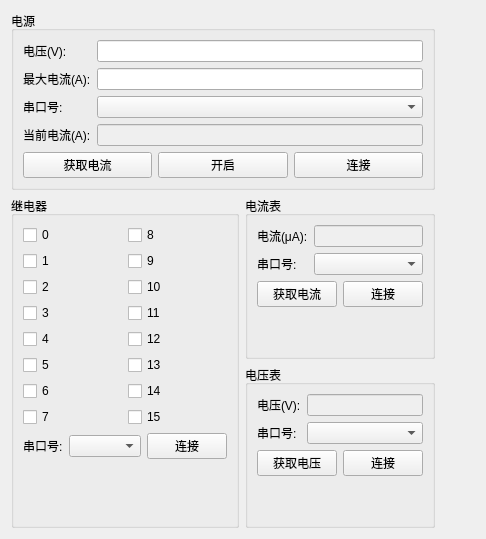
     <widget class="QWidget" name="tab_8">
      <attribute name="icon">
       <iconset resource="../Resource.qrc">
        <normaloff>:/images/Resources/images/chrome.ico</normaloff>:/images/Resources/images/chrome.ico</iconset>
      </attribute>
      <attribute name="title">
       <string>硬件</string>
      </attribute>
      <layout class="QVBoxLayout" name="verticalLayout_14">
       <item>
        <layout class="QGridLayout" name="gridLayout_8">
         <item row="1" column="0" rowspan="2">
          <widget class="QGroupBox" name="groupBox_5">
           <property name="title">
            <string>继电器</string>
           </property>
           <layout class="QVBoxLayout" name="verticalLayout_10">
            <item>
             <layout class="QGridLayout" name="gridLayout_4">
              <item row="0" column="1">
               <widget class="QCheckBox" name="relayIo8">
                <property name="text">
                 <string>8</string>
                </property>
               </widget>
              </item>
              <item row="0" column="0">
               <widget class="QCheckBox" name="relayIo0">
                <property name="text">
                 <string>0</string>
                </property>
               </widget>
              </item>
              <item row="1" column="1">
               <widget class="QCheckBox" name="relayIo9">
                <property name="text">
                 <string>9</string>
                </property>
               </widget>
              </item>
              <item row="3" column="0">
               <widget class="QCheckBox" name="relayIo3">
                <property name="text">
                 <string>3</string>
                </property>
               </widget>
              </item>
              <item row="1" column="0">
               <widget class="QCheckBox" name="relayIo1">
                <property name="text">
                 <string>1</string>
                </property>
               </widget>
              </item>
              <item row="2" column="1">
               <widget class="QCheckBox" name="relayIo10">
                <property name="text">
                 <string>10</string>
                </property>
               </widget>
              </item>
              <item row="3" column="1">
               <widget class="QCheckBox" name="relayIo11">
                <property name="text">
                 <string>11</string>
                </property>
               </widget>
              </item>
              <item row="4" column="1">
               <widget class="QCheckBox" name="relayIo12">
                <property name="text">
                 <string>12</string>
                </property>
               </widget>
              </item>
              <item row="5" column="1">
               <widget class="QCheckBox" name="relayIo13">
                <property name="text">
                 <string>13</string>
                </property>
               </widget>
              </item>
              <item row="6" column="1">
               <widget class="QCheckBox" name="relayIo14">
                <property name="text">
                 <string>14</string>
                </property>
               </widget>
              </item>
              <item row="7" column="1">
               <widget class="QCheckBox" name="relayIo15">
                <property name="text">
                 <string>15</string>
                </property>
               </widget>
              </item>
              <item row="2" column="0">
               <widget class="QCheckBox" name="relayIo2">
                <property name="text">
                 <string>2</string>
                </property>
               </widget>
              </item>
              <item row="4" column="0">
               <widget class="QCheckBox" name="relayIo4">
                <property name="text">
                 <string>4</string>
                </property>
               </widget>
              </item>
              <item row="5" column="0">
               <widget class="QCheckBox" name="relayIo5">
                <property name="text">
                 <string>5</string>
                </property>
               </widget>
              </item>
              <item row="6" column="0">
               <widget class="QCheckBox" name="relayIo6">
                <property name="text">
                 <string>6</string>
                </property>
               </widget>
              </item>
              <item row="7" column="0">
               <widget class="QCheckBox" name="relayIo7">
                <property name="text">
                 <string>7</string>
                </property>
               </widget>
              </item>
             </layout>
            </item>
            <item>
             <layout class="QHBoxLayout" name="horizontalLayout_5">
              <item>
               <widget class="QLabel" name="label_15">
                <property name="text">
                 <string>串口号:</string>
                </property>
               </widget>
              </item>
              <item>
               <widget class="QComboBox" name="relayCombo"/>
              </item>
              <item>
               <widget class="QPushButton" name="relayConnect">
                <property name="text">
                 <string>连接</string>
                </property>
                <property name="icon">
                 <iconset resource="../Resource.qrc">
                  <normaloff>:/images/Resources/images/key.ico</normaloff>:/images/Resources/images/key.ico</iconset>
                </property>
               </widget>
              </item>
             </layout>
            </item>
            <item>
             <spacer name="verticalSpacer_4">
              <property name="orientation">
               <enum>Qt::Vertical</enum>
              </property>
              <property name="sizeHint" stdset="0">
               <size>
                <width>20</width>
                <height>40</height>
               </size>
              </property>
             </spacer>
            </item>
           </layout>
          </widget>
         </item>
         <item row="0" column="0" colspan="2">
          <widget class="QGroupBox" name="groupBox_6">
           <property name="title">
            <string>电源</string>
           </property>
           <layout class="QVBoxLayout" name="verticalLayout_11">
            <item>
             <layout class="QGridLayout" name="gridLayout_5">
              <item row="0" column="1">
               <widget class="QLineEdit" name="powerVoltage"/>
              </item>
              <item row="0" column="0">
               <widget class="QLabel" name="label_17">
                <property name="text">
                 <string>电压(V):</string>
                </property>
               </widget>
              </item>
              <item row="1" column="0">
               <widget class="QLabel" name="label_18">
                <property name="text">
                 <string>最大电流(A):</string>
                </property>
               </widget>
              </item>
              <item row="1" column="1">
               <widget class="QLineEdit" name="powerMaxCurrent"/>
              </item>
              <item row="2" column="0">
               <widget class="QLabel" name="label_16">
                <property name="text">
                 <string>串口号:</string>
                </property>
               </widget>
              </item>
              <item row="2" column="1">
               <widget class="QComboBox" name="powerCombo"/>
              </item>
              <item row="3" column="0">
               <widget class="QLabel" name="label_12">
                <property name="text">
                 <string>当前电流(A):</string>
                </property>
               </widget>
              </item>
              <item row="3" column="1">
               <widget class="QLineEdit" name="powerCurrentValue">
                <property name="enabled">
                 <bool>false</bool>
                </property>
               </widget>
              </item>
             </layout>
            </item>
            <item>
             <layout class="QHBoxLayout" name="horizontalLayout_6">
              <item>
               <widget class="QPushButton" name="powerGetCurrent">
                <property name="text">
                 <string>获取电流</string>
                </property>
                <property name="icon">
                 <iconset resource="../Resource.qrc">
                  <normaloff>:/images/Resources/images/monitor.ico</normaloff>:/images/Resources/images/monitor.ico</iconset>
                </property>
               </widget>
              </item>
              <item>
               <widget class="QPushButton" name="powerOn">
                <property name="text">
                 <string>开启</string>
                </property>
                <property name="icon">
                 <iconset resource="../Resource.qrc">
                  <normaloff>:/images/Resources/images/dash.ico</normaloff>:/images/Resources/images/dash.ico</iconset>
                </property>
               </widget>
              </item>
              <item>
               <widget class="QPushButton" name="powerConnect">
                <property name="text">
                 <string>连接</string>
                </property>
                <property name="icon">
                 <iconset resource="../Resource.qrc">
                  <normaloff>:/images/Resources/images/key.ico</normaloff>:/images/Resources/images/key.ico</iconset>
                </property>
               </widget>
              </item>
             </layout>
            </item>
           </layout>
          </widget>
         </item>
         <item row="1" column="1">
          <widget class="QGroupBox" name="groupBox_7">
           <property name="title">
            <string>电流表</string>
           </property>
           <layout class="QVBoxLayout" name="verticalLayout_12">
            <item>
             <layout class="QGridLayout" name="gridLayout_6">
              <item row="0" column="0">
               <widget class="QLabel" name="label_19">
                <property name="text">
                 <string>电流(μA):</string>
                </property>
               </widget>
              </item>
              <item row="0" column="1">
               <widget class="QLineEdit" name="currentValue">
                <property name="enabled">
                 <bool>false</bool>
                </property>
               </widget>
              </item>
              <item row="1" column="0">
               <widget class="QLabel" name="label_20">
                <property name="text">
                 <string>串口号:</string>
                </property>
               </widget>
              </item>
              <item row="1" column="1">
               <widget class="QComboBox" name="currentCombo"/>
              </item>
             </layout>
            </item>
            <item>
             <layout class="QHBoxLayout" name="horizontalLayout_7">
              <item>
               <widget class="QPushButton" name="currentGetValue">
                <property name="text">
                 <string>获取电流</string>
                </property>
                <property name="icon">
                 <iconset resource="../Resource.qrc">
                  <normaloff>:/images/Resources/images/monitor.ico</normaloff>:/images/Resources/images/monitor.ico</iconset>
                </property>
               </widget>
              </item>
              <item>
               <widget class="QPushButton" name="currentConnect">
                <property name="text">
                 <string>连接</string>
                </property>
                <property name="icon">
                 <iconset resource="../Resource.qrc">
                  <normaloff>:/images/Resources/images/key.ico</normaloff>:/images/Resources/images/key.ico</iconset>
                </property>
               </widget>
              </item>
             </layout>
            </item>
            <item>
             <spacer name="verticalSpacer_5">
              <property name="orientation">
               <enum>Qt::Vertical</enum>
              </property>
              <property name="sizeType">
               <enum>QSizePolicy::Fixed</enum>
              </property>
              <property name="sizeHint" stdset="0">
               <size>
                <width>20</width>
                <height>40</height>
               </size>
              </property>
             </spacer>
            </item>
           </layout>
          </widget>
         </item>
         <item row="2" column="1">
          <widget class="QGroupBox" name="groupBox_8">
           <property name="title">
            <string>电压表</string>
           </property>
           <layout class="QVBoxLayout" name="verticalLayout_13">
            <item>
             <layout class="QGridLayout" name="gridLayout_7">
              <item row="0" column="0">
               <widget class="QLabel" name="label_21">
                <property name="text">
                 <string>电压(V):</string>
                </property>
               </widget>
              </item>
              <item row="0" column="1">
               <widget class="QLineEdit" name="voltageValue">
                <property name="enabled">
                 <bool>false</bool>
                </property>
               </widget>
              </item>
              <item row="1" column="0">
               <widget class="QLabel" name="label_22">
                <property name="text">
                 <string>串口号:</string>
                </property>
               </widget>
              </item>
              <item row="1" column="1">
               <widget class="QComboBox" name="voltageCombo"/>
              </item>
             </layout>
            </item>
            <item>
             <layout class="QHBoxLayout" name="horizontalLayout_8">
              <item>
               <widget class="QPushButton" name="voltageGetValue">
                <property name="text">
                 <string>获取电压</string>
                </property>
                <property name="icon">
                 <iconset resource="../Resource.qrc">
                  <normaloff>:/images/Resources/images/monitor.ico</normaloff>:/images/Resources/images/monitor.ico</iconset>
                </property>
               </widget>
              </item>
              <item>
               <widget class="QPushButton" name="voltageConnect">
                <property name="text">
                 <string>连接</string>
                </property>
                <property name="icon">
                 <iconset resource="../Resource.qrc">
                  <normaloff>:/images/Resources/images/key.ico</normaloff>:/images/Resources/images/key.ico</iconset>
                </property>
               </widget>
              </item>
             </layout>
            </item>
            <item>
             <spacer name="verticalSpacer_6">
              <property name="orientation">
               <enum>Qt::Vertical</enum>
              </property>
              <property name="sizeType">
               <enum>QSizePolicy::Fixed</enum>
              </property>
              <property name="sizeHint" stdset="0">
               <size>
                <width>20</width>
                <height>40</height>
               </size>
              </property>
             </spacer>
            </item>
           </layout>
          </widget>
         </item>
         <item row="1" column="2">
          <spacer name="horizontalSpacer_5">
           <property name="orientation">
            <enum>Qt::Horizontal</enum>
           </property>
           <property name="sizeType">
            <enum>QSizePolicy::Expanding</enum>
           </property>
           <property name="sizeHint" stdset="0">
            <size>
             <width>40</width>
             <height>20</height>
            </size>
           </property>
          </spacer>
         </item>
        </layout>
       </item>
      </layout>
     </widget>
